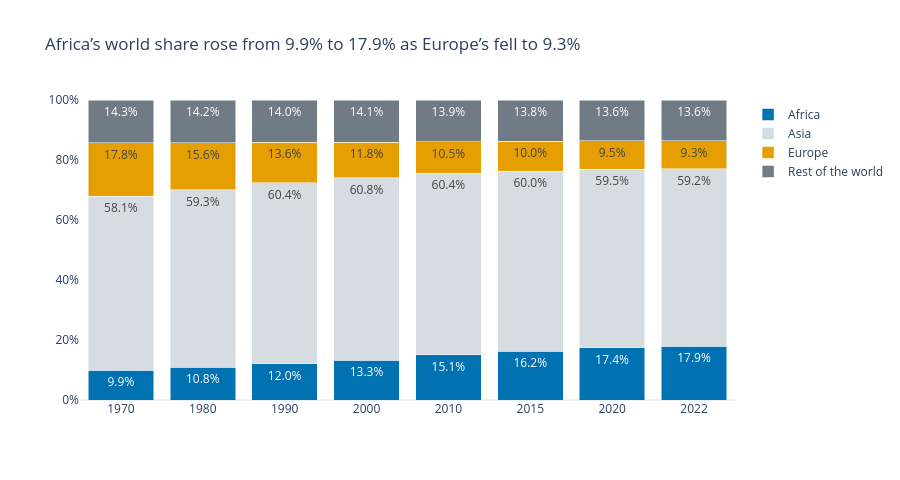

Here is the notebook cell this chart was saved with:
### Markdown cell above
**Chart choice & justification:** *Which chart did you choose, and why? Justify design choices.

*ANSWER*  - 100% stacked bar graph. Each bar shows how the world’s people were divided among the groups in one year. Imagine the world had just 100 people: about 10 out of 100 lived in Africa in 1970, compared with 18 out of 100 in 2022.

### Code cell
# Q7 — Changes in each group's share of world population
groups = df_long.copy()
groups["Group"] = groups["Continent"].where(
    groups["Continent"].isin(["Africa", "Asia", "Europe"]), "Rest of the world"
)
shares = groups.groupby(["Year", "Group"], as_index=False)["Population"].sum()
world_total = shares.groupby("Year")["Population"].transform("sum")
shares["Share"] = shares["Population"] / world_total
shares["Year"] = shares["Year"].astype(str)

fig = px.bar(
    shares, x="Year", y="Share", color="Group", text="Share", barmode="stack",
    category_orders={
        "Group": ["Africa", "Asia", "Europe", "Rest of the world"],
        "Year": sorted(shares["Year"].unique()),
    },
    color_discrete_map={
        "Africa": blue, "Asia": "#D6DCE1",
        "Europe": "#E69F00", "Rest of the world": "#707B85",
    },
    title="Africa’s world share rose from 9.9% to 17.9% as Europe’s fell to 9.3%",
)
fig.update_traces(
    texttemplate="%{text:.1%}", textposition="inside",
    hovertemplate="%{fullData.name} · %{x}<br>World share: %{y:.2%}<extra></extra>",
)
fig.update_yaxes(title=None, range=[0, 1], tickformat=".0%", showgrid=False)
fig.update_xaxes(type="category", title=None, showgrid=False)
fig.update_layout(height=480, legend_title_text=None)
fig.show()

### Figure 1 — Plotly figure (JSON) as saved in the notebook; plotly's stock layout.template omitted (floating-point values rounded to 4 significant figures)
{"data": [{"hovertemplate": "%{fullData.name} · %{x}<br>World share: %{y:.2%}<extra></extra>", "legendgroup": "Africa", "marker": {"color": "#0072B2", "pattern": {"shape": ""}}, "name": "Africa", "orientation": "v", "showlegend": true, "text": [0.09893, 0.1084, 0.1201, 0.1332, 0.1511, 0.1618, 0.1736, 0.1789], "textposition": "inside", "texttemplate": "%{text:.1%}", "type": "bar", "x": ["1970", "1980", "1990", "2000", "2010", "2015", "2020", "2022"], "xaxis": "x", "y": [0.09893, 0.1084, 0.1201, 0.1332, 0.1511, 0.1618, 0.1736, 0.1789], "yaxis": "y"}, {"hovertemplate": "%{fullData.name} · %{x}<br>World share: %{y:.2%}<extra></extra>", "legendgroup": "Asia", "marker": {"color": "#D6DCE1", "pattern": {"shape": ""}}, "name": "Asia", "orientation": "v", "showlegend": true, "text": [0.5806, 0.5932, 0.6041, 0.6076, 0.6043, 0.6005, 0.5948, 0.5921], "textposition": "inside", "texttemplate": "%{text:.1%}", "type": "bar", "x": ["1970", "1980", "1990", "2000", "2010", "2015", "2020", "2022"], "xaxis": "x", "y": [0.5806, 0.5932, 0.6041, 0.6076, 0.6043, 0.6005, 0.5948, 0.5921], "yaxis": "y"}, {"hovertemplate": "%{fullData.name} · %{x}<br>World share: %{y:.2%}<extra></extra>", "legendgroup": "Europe", "marker": {"color": "#E69F00", "pattern": {"shape": ""}}, "name": "Europe", "orientation": "v", "showlegend": true, "text": [0.1776, 0.1559, 0.1355, 0.1181, 0.1053, 0.09987, 0.09514, 0.0932], "textposition": "inside", "texttemplate": "%{text:.1%}", "type": "bar", "x": ["1970", "1980", "1990", "2000", "2010", "2015", "2020", "2022"], "xaxis": "x", "y": [0.1776, 0.1559, 0.1355, 0.1181, 0.1053, 0.09987, 0.09514, 0.0932], "yaxis": "y"}, {"hovertemplate": "%{fullData.name} · %{x}<br>World share: %{y:.2%}<extra></extra>", "legendgroup": "Rest of the world", "marker": {"color": "#707B85", "pattern": {"shape": ""}}, "name": "Rest of the world", "orientation": "v", "showlegend": true, "text": [0.1429, 0.1425, 0.1402, 0.141, 0.1393, 0.1379, 0.1365, 0.1357], "textposition": "inside", "texttemplate": "%{text:.1%}", "type": "bar", "x": ["1970", "1980", "1990", "2000", "2010", "2015", "2020", "2022"], "xaxis": "x", "y": [0.1429, 0.1425, 0.1402, 0.141, 0.1393, 0.1379, 0.1365, 0.1357], "yaxis": "y"}], "layout": {"barmode": "stack", "height": 480, "legend": {"title": {}, "tracegroupgap": 0}, "title": {"text": "Africa’s world share rose from 9.9% to 17.9% as Europe’s fell to 9.3%"}, "xaxis": {"anchor": "y", "categoryarray": ["1970", "1980", "1990", "2000", "2010", "2015", "2020", "2022"], "categoryorder": "array", "domain": [0, 1], "showgrid": false, "title": {}, "type": "category"}, "yaxis": {"anchor": "x", "domain": [0, 1], "range": [0, 1], "showgrid": false, "tickformat": ".0%", "title": {}}}}
